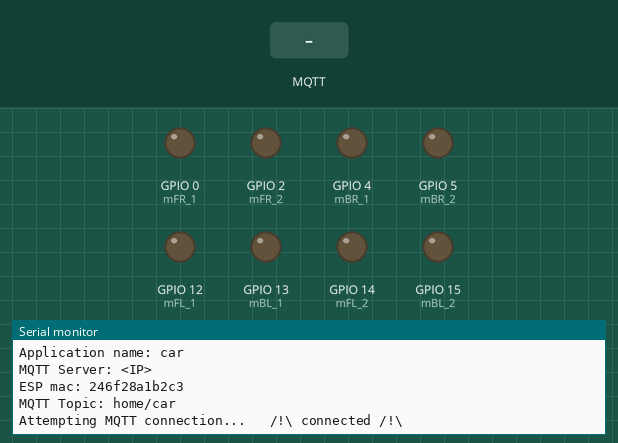
A sketch run on a simulated ESP8266 (NodeMCU). Parts: output pins drawn as LEDs (lit = HIGH), the last lines printed to the serial monitor. The test bench sets the inputs (shaded band). WiFi joins after 1.5 s; servers stay silent unless stated; no MQTT or app messages arrive unless stated.

Above: at 2.7 s.
2.8 s: MQTT message "forward" arrives on the first subscribed topic
At 3.2 s:
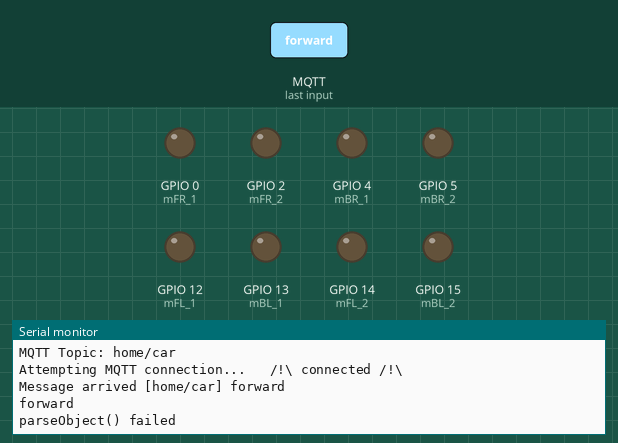
4.3 s: MQTT message "backward" arrives on the first subscribed topic
At 5.5 s:
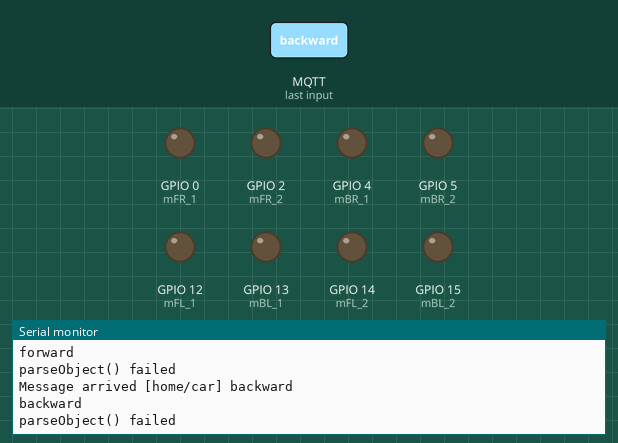
5.8 s: MQTT message "left" arrives on the first subscribed topic
At 6.7 s:
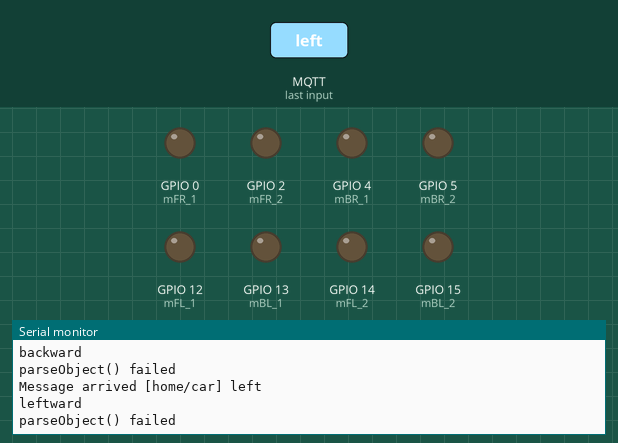

Measured:
- after the input at 2.8 s, the serial monitor: prints a new line at once (image 1)
- after the input at 4.3 s, the serial monitor: prints a new line at once (image 2)
- after the input at 5.8 s, the serial monitor: prints a new line at once (image 3)

The sketch:

ESP.ino
```cpp
/*
  ESP-8266 that connects to a WiFi network and chats with an MQTT server (publish & subscribe)
*/
#include <ArduinoJson.h>          // JSON library
#include <ESP8266WiFi.h>          // ESP8266 library
#include <PubSubClient.h>         // MQTT library
#include <DNSServer.h>            // Local DNS Server used for redirecting all requests to the configuration portal
#include <ESP8266WebServer.h>     // Local WebServer used to serve the configuration portal
#include <WiFiManager.h>          // https://github.com/tzapu/WiFiManager WiFi Configuration Magics

// Variables
float vcc;                             // Battery level
ADC_MODE(ADC_VCC);
const String application = "car";  // Name of the application, used in the log MQTT payloads and topics

// WiFi setup
const String ssid = "ESP_" + application;
const char* password = "";
const char* client_mac;

// MQTT setup
const char* mqtt_server = "<IP>";
const int mqtt_port = 1883;
const char* mqtt_username = "esp";                  // Used while connecting to the broker
const char* mqtt_password = "";                     // Leave empty if not needed
const String mqtt_topic_syntax = "home/";           // The first part of the MQTT topic, the second part is generated with the application name
const char* mqtt_topic = "";
const char* mqtt_topic_log = "home/log";            // Used to log the hardware status to broker
char* mqtt_payload;
const boolean retained = false;

// Motor setup
const int mFR_1 = 0;
const int mFR_2 = 2;
const int mFL_1 = 12;
const int mFL_2 = 14;
const int mBR_1 = 4;
const int mBR_2 = 5;
const int mBL_1 = 13;
const int mBL_2 = 15;

WiFiClient espClient;
PubSubClient client(espClient);

void setup() {
  // Setup serial port
  Serial.begin(115200);

  // Setup WiFi
  WiFiManager wifiManager;
  // Reset saved settings
  //wifiManager.resetSettings();
  wifiManager.autoConnect(strToChar(ssid), password);

  client.setServer(mqtt_server, mqtt_port);
  client.setCallback(callback);

  Serial.println("Application name: " + application);
  Serial.println("MQTT Server: " + String(mqtt_server));

  client_mac = client_MAC();
  Serial.println("ESP mac: " + String(client_mac));

  // Create mqtt_topic with application name
  mqtt_topic = createMqtt_topic(mqtt_topic_syntax);
  Serial.println("MQTT Topic: " + String(mqtt_topic));

  // Send MQTT connection status to broker
  connect_MQTT();

  // Setup motors
  pinMode(mFR_1, OUTPUT);
  pinMode(mFR_2, OUTPUT);
  pinMode(mFL_1, OUTPUT);
  pinMode(mFL_2, OUTPUT);
  pinMode(mBR_1, OUTPUT);
  pinMode(mBR_2, OUTPUT);
  pinMode(mBL_1, OUTPUT);
  pinMode(mBL_2, OUTPUT);

  analogWrite(mFR_1, 0);
  analogWrite(mFR_2, 0);
  analogWrite(mFL_1, 0);
  analogWrite(mFL_2, 0);
  analogWrite(mBR_1, 0);
  analogWrite(mBR_2, 0);
  analogWrite(mBL_1, 0);
  analogWrite(mBL_2, 0);

  //digitalWrite(LED_BUILTIN, HIGH);   // Turn the LED off (Note that HIGH is the voltage level
}

void loop() {
  if (!client.connected()) {
    connect_MQTT();
  }
  client.loop();
}
```

MQTT.ino
```cpp
/********** MQTT functions **********/

const char* createMqtt_topic(String mqtt_topic_syntax) {
  mqtt_topic_syntax += application;
  return strToChar(mqtt_topic_syntax);
}

void connect_MQTT() {
  // Loop until we're reconnected
  while (!client.connected()) {
    Serial.print("Attempting MQTT connection... ");
    // Attempting to connect
    if (client.connect(client_mac, mqtt_username, mqtt_password, mqtt_topic_log, 1, 1, strToChar("{\"name\": \"" + application + "\", \"status\": \"disconnected\"}"))) {
      Serial.println("\t/!\\ connected /!\\");
      // Sending log "connected" to broker
      //client.publish(mqtt_topic_log, strToChar("{\"name\": \"" + application + "\", \"status\": \"connected\"}"), retained);
      send_MQTT_log(ESP.getVcc());
      client.subscribe(mqtt_topic, 1);
    } else {
      Serial.print("failed, rc=");
      Serial.print(client.state());
      Serial.println(" try again in 5 seconds");
      // Wait 5 seconds before retrying
      delay(5000);
    }
  }
}

void send_MQTT_log(float vcc) {
  mqtt_payload = strToChar("{\"name\": \"" + application + "\", \"status\": \"connected\", \"battery\": " + String(vcc) + "}");
  client.publish(mqtt_topic_log, mqtt_payload , retained);
}


// handles message arrived on subscribed topic(s)
void callback(char* topic, byte* payload, unsigned int length) {
  char json[150];
  Serial.print("Message arrived [");
  Serial.print(topic);
  Serial.print("] ");
  for (int i = 0; i < length; i++) {
    Serial.print((char)payload[i]);
    json[i] = (char)payload[i];
  }
  Serial.println();
  Serial.println(json);

  StaticJsonBuffer<200> jsonBuffer;
  JsonObject& root = jsonBuffer.parseObject(json);
  if (!root.success()) {
    Serial.println("parseObject() failed");
    return;
  }
  String action = root["action"];
  int thrust = root["thrust"];
  if (action == "forward")
    forward(thrust);
  if (action == "backward")
    backward(thrust);
  if (action == "left")
    left(thrust);
  if (action == "right")
    right(thrust);
  Serial.println(action);
  Serial.println(thrust);
}
```

Motor.ino
```cpp
void forward(int thrust) {
  analogWrite(mFR_1, thrust);
  analogWrite(mFL_1, thrust);
  analogWrite(mBR_1, thrust);
  analogWrite(mBL_1, thrust);
  analogWrite(mFR_2, 0);
  analogWrite(mFL_2, 0);
  analogWrite(mBR_2, 0);
  analogWrite(mBL_2, 0);
}

void backward(int thrust) {
  analogWrite(mFR_2, thrust);
  analogWrite(mFL_2, thrust);
  analogWrite(mBR_2, thrust);
  analogWrite(mBL_2, thrust);
  analogWrite(mFR_1, 0);
  analogWrite(mFL_1, 0);
  analogWrite(mBR_1, 0);
  analogWrite(mBL_1, 0);
}

void left(int thrust) {
  analogWrite(mFR_1, thrust);
  analogWrite(mFL_1, 0);
  analogWrite(mBR_1, thrust);
  analogWrite(mBL_1, 0);
  analogWrite(mFR_2, 0);
  analogWrite(mFL_2, thrust);
  analogWrite(mBR_2, 0);
  analogWrite(mBL_2, thrust);
}

void right(int thrust) {
  analogWrite(mFR_1, 0);
  analogWrite(mFL_1, thrust);
  analogWrite(mBR_1, 0);
  analogWrite(mBL_1, thrust);
  analogWrite(mFR_2, thrust);
  analogWrite(mFL_2, 0);
  analogWrite(mBR_2, thrust);
  analogWrite(mBL_2, 0);
}
```

Utils.ino
```cpp
/********** Utils functions **********/

char* strToChar(String s) {
  unsigned int bufSize = s.length() + 1; //String length + null terminator
  char* ret = new char[bufSize];
  s.toCharArray(ret, bufSize);
  return ret;
}

String macToStr(const uint8_t* mac) {
  String result;
  for (int i = 0; i < 6; ++i) {
    result += String(mac[i], 16);
    //if (i < 5)
    //result += ':';
  }
  return result;
}

char* client_MAC() {
  unsigned char mac[6];
  WiFi.macAddress(mac);
  String clientMac = macToStr(mac);
  return strToChar(clientMac);
}
```
